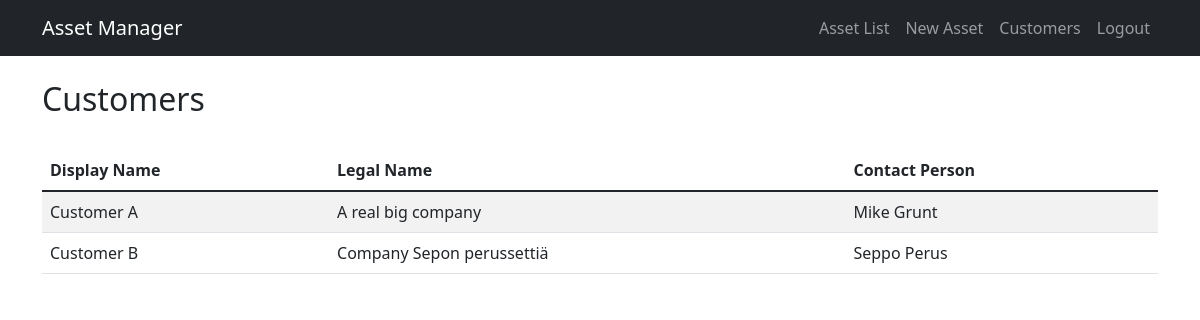
The app's page /customers/ (signed in) with its own data.
### assets/models.py (models this page shows, shortened)
class Customer(models.Model):
    user = models.OneToOneField(User, on_delete=models.CASCADE)
    display_name = models.CharField(max_length=100, default="Customer A")
    legal_name = models.CharField(max_length=200, default="A real big company")
    contact_person = models.CharField(max_length=100, default="Mike Cunt")
    created_at = models.DateTimeField(auto_now_add=True)
    updated_at = models.DateTimeField(auto_now=True)
    class Meta:
        ordering = ['display_name']

### assets/views.py (the view)
# urls.py: path('customers/', CustomerListView.as_view(), name='customer-list'),
class CustomerListView(LoginRequiredMixin, ListView):
    model = Customer
    template_name = 'assets/customer_list.html'
    context_object_name = 'customers'
    def get_queryset(self):
        if hasattr(self.request.user, 'userrole') and self.request.user.userrole.role in ['admin', 'manager']:
            return Customer.objects.all()
        elif hasattr(self.request.user, 'userrole'):
            return self.request.user.userrole.customers.all()
        return Customer.objects.none()

### assets/templates/assets/customer_list.html (shortened to what this page needs)
{% extends "base.html" %}
{% block content %}
<div class="container mt-4">
    <div class="row mb-4">
        <div class="col">
            <h2>Customers</h2>
        </div>
    </div>
    <div class="table-responsive">
        <table class="table table-striped">
            <thead>
                <tr>
                    <th>Display Name</th>
                    <th>Legal Name</th>
                    <th>Contact Person</th>
                </tr>
            </thead>
            <tbody>
                {% for customer in customers %}
                <tr>
                    <td>{{ customer.display_name }}</td>
                    <td>{{ customer.legal_name }}</td>
                    <td>{{ customer.contact_person }}</td>
                </tr>
                {% empty %}
                <tr>
                    <td colspan="4" class="text-center text-muted">
                        <p class="my-3">No customers found.</p>
                    </td>
                </tr>
                {% endfor %}
            </tbody>
        </table>
    </div>
</div>
{% endblock %}

### records on screen
Customer: display_name "Customer A", legal_name "A real big company", contact_person "Mike Grunt"
Customer: display_name "Customer B", legal_name "Company Sepon perussettiä", contact_person "Seppo Perus"
